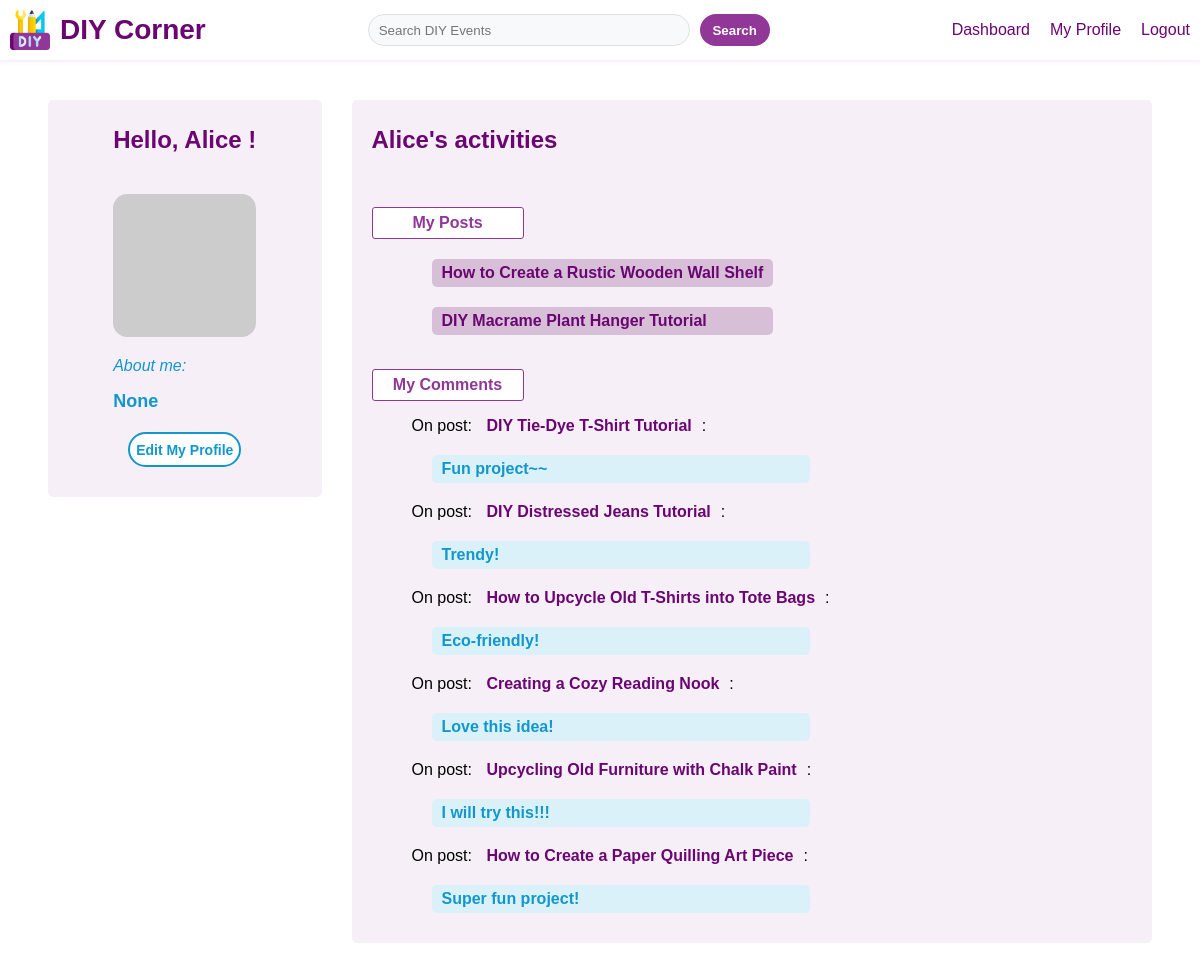
The page /profile/1 (signed in) on the database as committed earlier.
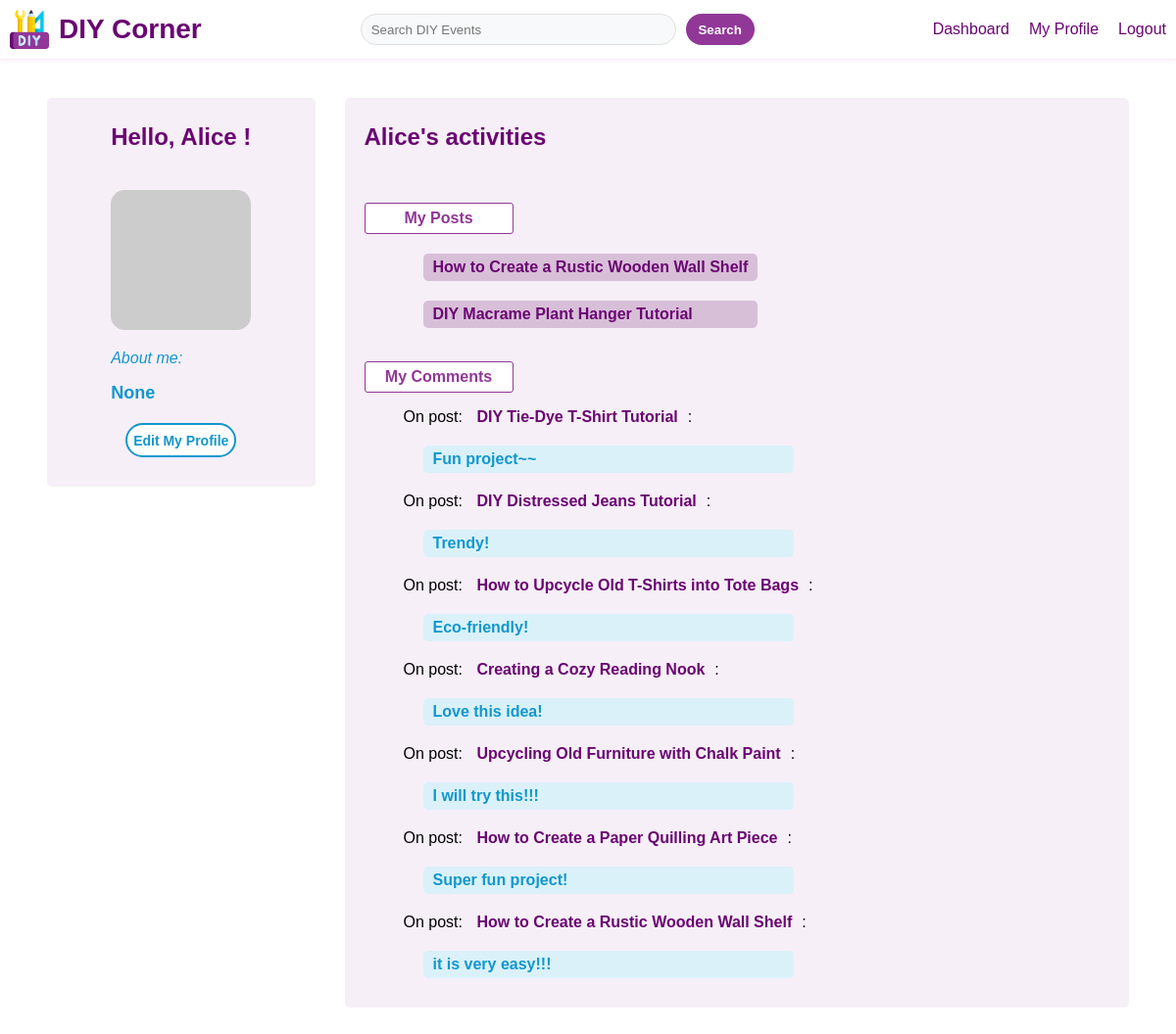
The same page on the database as committed later.
### app/models.py (models this page shows, shortened)
class Post(db.Model):
    __tablename__ = 'post'
    id = db.Column(db.Integer, primary_key=True, autoincrement=True)
    title = db.Column(db.String(100), nullable=False)
    content = db.Column(db.Text, nullable=False)
    date_posted = db.Column(db.DateTime, nullable=False, default=datetime.now)
    user_id = db.Column(db.Integer, db.ForeignKey('user.id'), nullable=False)
    author = db.relationship('User', backref=db.backref('post'))

class Comment(db.Model):
    __tablename__ = 'comment'
    id = db.Column(db.Integer, primary_key=True, autoincrement=True)
    content = db.Column(db.Text, nullable=False)
    date_posted = db.Column(db.DateTime, nullable=False, default=datetime.now)
    user_id = db.Column(db.Integer, db.ForeignKey('user.id'), nullable=False)
    post_id = db.Column(db.Integer, db.ForeignKey('post.id'), nullable=False)
    author = db.relationship('User', backref=db.backref('comment'))
    post = db.relationship('Post', backref=db.backref('comment', order_by=id))

### app/routes.py (the view)
@main.route('/profile/<int:user_id>', methods=['GET', 'POST'])
@login_required
def profile(user_id):
    user = User.query.get_or_404(user_id)
    posts = Post.query.filter_by(author=user).all()
    comments = Comment.query.filter_by(author=user).all()
    editprofile_form = EditProfileForm()
    if request.method == 'POST' and editprofile_form.validate_on_submit():
        if user == current_user:
            current_user.about_me = editprofile_form.about_me.data
            db.session.commit()
            flash('Your changes have been saved.')
            return redirect(url_for('main.profile', user_id=current_user.id))
    elif request.method == 'GET' and user == current_user:
        editprofile_form.about_me.data = current_user.about_me
    return render_template('profile.html', user=user, posts=posts, comments=comments, form=editprofile_form)

### app/forms.py
class EditProfileForm(FlaskForm):
    about_me = TextAreaField('About me', validators=[Length(min=0, max=140)])
    submit = SubmitField('Edit profile')

### app/models.py (called while the page is built)
@login.user_loader
def get_user(id):
    return User.query.get(int(id))

    def get_id(self):
        return self.id

    def avatar(self, size):
        digest = md5(self.username.lower().encode('utf-8')).hexdigest()
        return f'https://www.gravatar.com/avatar/{digest}?d=identicon&s={size}'

### app/templates/profile.html (shortened to what this page needs)
{% extends "base.html" %}
{% block content %}
<div class="profile-container">
    <div class="profile-left">
        <div>
            <h1>Hello, {{ user.username }} !</h1>
            <img src="{{ user.avatar(128) }}" alt="Avatar" class="profile-avatar">
            <p class="aboutme-label">About me:</p>
            <span id="about-me-text">{{ user.about_me }}</span>
        </div>
        <div>
            {% if user == current_user %}
                <button id="edit-profile-button">Edit My Profile</button>
            {% endif %}
        </div>
    </div>
    <div class="profile-right">
        <h1>{{ user.username }}'s activities</h1>
        <div>
            <h2>My Posts</h2>
            <ul>
                {% for post in posts %}
                <li><a href="{{ url_for('main.details', post_id=post.id) }}" class="post-link">{{ post.title }}</a></li>
                {% endfor %}
            </ul>
        </div>
        <div>
            <h2>My Comments</h2>
            <ul>
                {% for comment in comments %}
                <li>On post: <a href="{{ url_for('main.details', post_id=comment.post_id) }}" class="post-title-link">{{ comment.post.title }}</a>: <br>
                    <p class="comment-text">{{ comment.content }}</p>
                </li>
                {% endfor %}
            </ul>
        </div>
    </div>
</div>
{% endblock %}

Rows that differ between the two databases and show on the page:
added Comment: post "How to Create a Rustic Wooden Wall Shelf", content "it is very easy!!!"
